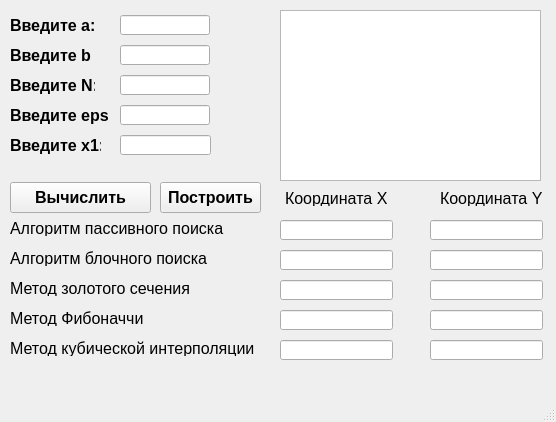
<?xml version="1.0" encoding="UTF-8"?>
<ui version="4.0">
 <class>MainWindow</class>
 <widget class="QMainWindow" name="MainWindow">
  <property name="geometry">
   <rect>
    <x>0</x>
    <y>0</y>
    <width>556</width>
    <height>422</height>
   </rect>
  </property>
  <property name="minimumSize">
   <size>
    <width>556</width>
    <height>422</height>
   </size>
  </property>
  <property name="maximumSize">
   <size>
    <width>556</width>
    <height>422</height>
   </size>
  </property>
  <property name="font">
   <font>
    <family>Segoe UI</family>
    <pointsize>12</pointsize>
    <weight>75</weight>
    <bold>true</bold>
   </font>
  </property>
  <property name="windowTitle">
   <string>MainWindow</string>
  </property>
  <widget class="QWidget" name="centralwidget">
   <widget class="QLabel" name="labelA">
    <property name="enabled">
     <bool>true</bool>
    </property>
    <property name="geometry">
     <rect>
      <x>10</x>
      <y>10</y>
      <width>91</width>
      <height>30</height>
     </rect>
    </property>
    <property name="font">
     <font>
      <family>Segoe UI</family>
      <pointsize>12</pointsize>
      <weight>75</weight>
      <bold>true</bold>
     </font>
    </property>
    <property name="text">
     <string>Введите a:</string>
    </property>
   </widget>
   <widget class="QLabel" name="labelB">
    <property name="geometry">
     <rect>
      <x>10</x>
      <y>45</y>
      <width>82</width>
      <height>21</height>
     </rect>
    </property>
    <property name="font">
     <font>
      <family>Segoe UI</family>
      <pointsize>12</pointsize>
      <weight>75</weight>
      <bold>true</bold>
     </font>
    </property>
    <property name="text">
     <string>Введите b:</string>
    </property>
   </widget>
   <widget class="QLabel" name="labelN">
    <property name="geometry">
     <rect>
      <x>10</x>
      <y>75</y>
      <width>85</width>
      <height>21</height>
     </rect>
    </property>
    <property name="font">
     <font>
      <family>Segoe UI</family>
      <pointsize>12</pointsize>
      <weight>75</weight>
      <bold>true</bold>
     </font>
    </property>
    <property name="text">
     <string>Введите N:</string>
    </property>
   </widget>
   <widget class="QLineEdit" name="lineEditA">
    <property name="geometry">
     <rect>
      <x>120</x>
      <y>15</y>
      <width>90</width>
      <height>20</height>
     </rect>
    </property>
   </widget>
   <widget class="QLineEdit" name="lineEditB">
    <property name="geometry">
     <rect>
      <x>120</x>
      <y>45</y>
      <width>90</width>
      <height>20</height>
     </rect>
    </property>
   </widget>
   <widget class="QLineEdit" name="lineEditN">
    <property name="geometry">
     <rect>
      <x>120</x>
      <y>75</y>
      <width>90</width>
      <height>20</height>
     </rect>
    </property>
   </widget>
   <widget class="QLabel" name="labelEps">
    <property name="geometry">
     <rect>
      <x>10</x>
      <y>105</y>
      <width>98</width>
      <height>21</height>
     </rect>
    </property>
    <property name="text">
     <string>Введите eps:</string>
    </property>
   </widget>
   <widget class="QLineEdit" name="lineEditEps">
    <property name="geometry">
     <rect>
      <x>120</x>
      <y>105</y>
      <width>90</width>
      <height>20</height>
     </rect>
    </property>
   </widget>
   <widget class="QPushButton" name="Calculate">
    <property name="geometry">
     <rect>
      <x>10</x>
      <y>182</y>
      <width>141</width>
      <height>31</height>
     </rect>
    </property>
    <property name="text">
     <string>Вычислить</string>
    </property>
   </widget>
   <widget class="QLabel" name="label">
    <property name="geometry">
     <rect>
      <x>10</x>
      <y>220</y>
      <width>220</width>
      <height>16</height>
     </rect>
    </property>
    <property name="font">
     <font>
      <weight>50</weight>
      <bold>false</bold>
     </font>
    </property>
    <property name="text">
     <string>Алгоритм пассивного поиска</string>
    </property>
   </widget>
   <widget class="QLabel" name="label_2">
    <property name="geometry">
     <rect>
      <x>10</x>
      <y>250</y>
      <width>201</width>
      <height>16</height>
     </rect>
    </property>
    <property name="font">
     <font>
      <weight>50</weight>
      <bold>false</bold>
     </font>
    </property>
    <property name="text">
     <string>Алгоритм блочного поиска</string>
    </property>
   </widget>
   <widget class="QLabel" name="label_3">
    <property name="geometry">
     <rect>
      <x>10</x>
      <y>280</y>
      <width>211</width>
      <height>16</height>
     </rect>
    </property>
    <property name="font">
     <font>
      <family>Segoe UI</family>
      <pointsize>12</pointsize>
      <weight>50</weight>
      <bold>false</bold>
     </font>
    </property>
    <property name="text">
     <string>Метод золотого сечения</string>
    </property>
   </widget>
   <widget class="QLabel" name="label_4">
    <property name="geometry">
     <rect>
      <x>10</x>
      <y>310</y>
      <width>241</width>
      <height>16</height>
     </rect>
    </property>
    <property name="font">
     <font>
      <family>Segoe UI</family>
      <pointsize>12</pointsize>
      <weight>50</weight>
      <bold>false</bold>
     </font>
    </property>
    <property name="text">
     <string>Метод Фибоначчи</string>
    </property>
   </widget>
   <widget class="QLabel" name="label_5">
    <property name="geometry">
     <rect>
      <x>10</x>
      <y>340</y>
      <width>251</width>
      <height>16</height>
     </rect>
    </property>
    <property name="font">
     <font>
      <family>Segoe UI</family>
      <pointsize>12</pointsize>
      <weight>50</weight>
      <bold>false</bold>
     </font>
    </property>
    <property name="text">
     <string>Метод кубической интерполяции</string>
    </property>
   </widget>
   <widget class="QLabel" name="label_6">
    <property name="geometry">
     <rect>
      <x>285</x>
      <y>190</y>
      <width>121</width>
      <height>16</height>
     </rect>
    </property>
    <property name="font">
     <font>
      <family>Segoe UI</family>
      <pointsize>12</pointsize>
      <weight>50</weight>
      <bold>false</bold>
     </font>
    </property>
    <property name="text">
     <string>Координата X</string>
    </property>
   </widget>
   <widget class="QLabel" name="label_7">
    <property name="geometry">
     <rect>
      <x>440</x>
      <y>190</y>
      <width>111</width>
      <height>16</height>
     </rect>
    </property>
    <property name="font">
     <font>
      <family>Segoe UI</family>
      <pointsize>12</pointsize>
      <weight>50</weight>
      <bold>false</bold>
     </font>
    </property>
    <property name="text">
     <string>Координата Y</string>
    </property>
   </widget>
   <widget class="QGraphicsView" name="graphicsView">
    <property name="geometry">
     <rect>
      <x>280</x>
      <y>10</y>
      <width>261</width>
      <height>171</height>
     </rect>
    </property>
   </widget>
   <widget class="QLineEdit" name="lineEdit_2">
    <property name="geometry">
     <rect>
      <x>430</x>
      <y>220</y>
      <width>113</width>
      <height>20</height>
     </rect>
    </property>
    <property name="font">
     <font>
      <pointsize>8</pointsize>
      <weight>50</weight>
      <bold>false</bold>
     </font>
    </property>
    <property name="readOnly">
     <bool>false</bool>
    </property>
   </widget>
   <widget class="QLineEdit" name="lineEdit_3">
    <property name="geometry">
     <rect>
      <x>280</x>
      <y>250</y>
      <width>113</width>
      <height>20</height>
     </rect>
    </property>
    <property name="font">
     <font>
      <pointsize>8</pointsize>
      <weight>50</weight>
      <bold>false</bold>
     </font>
    </property>
    <property name="readOnly">
     <bool>true</bool>
    </property>
   </widget>
   <widget class="QLineEdit" name="lineEdit_4">
    <property name="geometry">
     <rect>
      <x>430</x>
      <y>250</y>
      <width>113</width>
      <height>20</height>
     </rect>
    </property>
    <property name="font">
     <font>
      <family>Segoe UI</family>
      <pointsize>8</pointsize>
      <weight>50</weight>
      <bold>false</bold>
     </font>
    </property>
    <property name="readOnly">
     <bool>true</bool>
    </property>
   </widget>
   <widget class="QLineEdit" name="lineEdit_5">
    <property name="geometry">
     <rect>
      <x>280</x>
      <y>280</y>
      <width>113</width>
      <height>20</height>
     </rect>
    </property>
    <property name="font">
     <font>
      <pointsize>8</pointsize>
      <weight>50</weight>
      <bold>false</bold>
     </font>
    </property>
    <property name="readOnly">
     <bool>true</bool>
    </property>
   </widget>
   <widget class="QLineEdit" name="lineEdit_6">
    <property name="geometry">
     <rect>
      <x>430</x>
      <y>280</y>
      <width>113</width>
      <height>20</height>
     </rect>
    </property>
    <property name="font">
     <font>
      <pointsize>8</pointsize>
      <weight>50</weight>
      <bold>false</bold>
     </font>
    </property>
    <property name="readOnly">
     <bool>true</bool>
    </property>
   </widget>
   <widget class="QLineEdit" name="lineEdit_7">
    <property name="geometry">
     <rect>
      <x>280</x>
      <y>310</y>
      <width>113</width>
      <height>20</height>
     </rect>
    </property>
    <property name="font">
     <font>
      <pointsize>8</pointsize>
      <weight>50</weight>
      <bold>false</bold>
     </font>
    </property>
    <property name="readOnly">
     <bool>true</bool>
    </property>
   </widget>
   <widget class="QLineEdit" name="lineEdit_8">
    <property name="geometry">
     <rect>
      <x>430</x>
      <y>310</y>
      <width>113</width>
      <height>20</height>
     </rect>
    </property>
    <property name="font">
     <font>
      <pointsize>8</pointsize>
      <weight>50</weight>
      <bold>false</bold>
     </font>
    </property>
    <property name="readOnly">
     <bool>true</bool>
    </property>
   </widget>
   <widget class="QLineEdit" name="lineEdit_9">
    <property name="geometry">
     <rect>
      <x>280</x>
      <y>340</y>
      <width>113</width>
      <height>20</height>
     </rect>
    </property>
    <property name="font">
     <font>
      <pointsize>8</pointsize>
      <weight>50</weight>
      <bold>false</bold>
     </font>
    </property>
    <property name="readOnly">
     <bool>true</bool>
    </property>
   </widget>
   <widget class="QLineEdit" name="lineEdit_10">
    <property name="geometry">
     <rect>
      <x>430</x>
      <y>340</y>
      <width>113</width>
      <height>20</height>
     </rect>
    </property>
    <property name="font">
     <font>
      <pointsize>8</pointsize>
      <weight>50</weight>
      <bold>false</bold>
     </font>
    </property>
    <property name="readOnly">
     <bool>true</bool>
    </property>
   </widget>
   <widget class="QLineEdit" name="lineEdit">
    <property name="geometry">
     <rect>
      <x>280</x>
      <y>220</y>
      <width>113</width>
      <height>20</height>
     </rect>
    </property>
    <property name="font">
     <font>
      <pointsize>8</pointsize>
      <weight>50</weight>
      <bold>false</bold>
     </font>
    </property>
    <property name="readOnly">
     <bool>true</bool>
    </property>
   </widget>
   <widget class="QLineEdit" name="lineEdit_11">
    <property name="geometry">
     <rect>
      <x>120</x>
      <y>135</y>
      <width>91</width>
      <height>20</height>
     </rect>
    </property>
   </widget>
   <widget class="QLabel" name="label_8">
    <property name="geometry">
     <rect>
      <x>10</x>
      <y>135</y>
      <width>91</width>
      <height>21</height>
     </rect>
    </property>
    <property name="text">
     <string>Введите x1:</string>
    </property>
   </widget>
   <widget class="QPushButton" name="pushButton">
    <property name="geometry">
     <rect>
      <x>160</x>
      <y>182</y>
      <width>101</width>
      <height>31</height>
     </rect>
    </property>
    <property name="text">
     <string>Построить</string>
    </property>
   </widget>
  </widget>
  <widget class="QMenuBar" name="menubar">
   <property name="geometry">
    <rect>
     <x>0</x>
     <y>0</y>
     <width>556</width>
     <height>21</height>
    </rect>
   </property>
  </widget>
  <widget class="QStatusBar" name="statusbar"/>
 </widget>
 <resources/>
 <connections/>
</ui>
